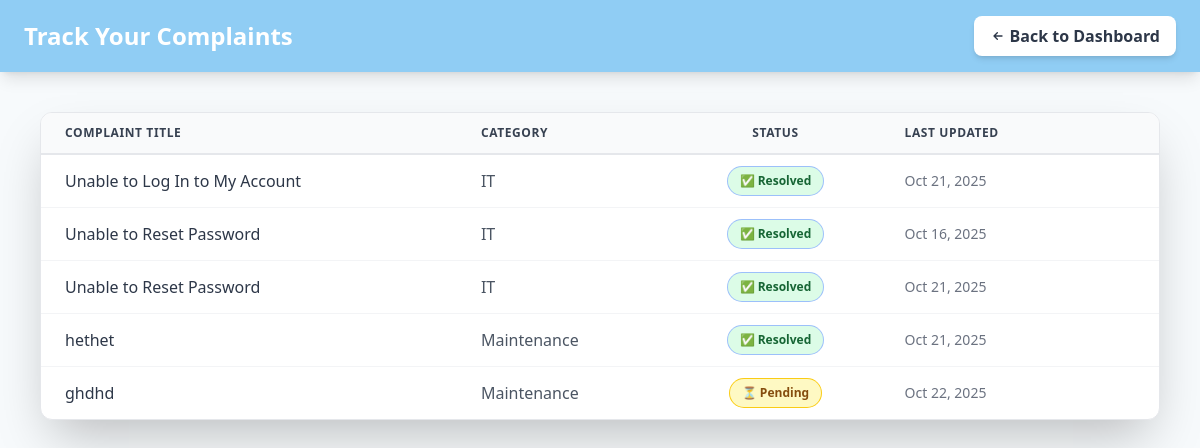
Page /track-complaints/ (signed in) on the committed database.
### SupportHub/models.py (models this page shows, shortened)
class Complaint(models.Model):
    STATUS_CHOICES = [
        ('Pending', 'Pending'),
        ('In Progress', 'In Progress'),
        ('Resolved', 'Resolved'),
        ('Closed', 'Closed'),
    ]
    CATEGORY_CHOICES = [
        ('IT', 'IT Issue'),
        ('HR', 'HR Issue'),
        ('Maintenance', 'Maintenance'),
        ('Finance', 'Finance'),
        ('Other', 'Other'),
    ]
    user = models.ForeignKey(User, on_delete=models.CASCADE, related_name='complaints')
    title = models.CharField(max_length=200)
    category = models.CharField(max_length=50, choices=CATEGORY_CHOICES, default='Other')
    description = models.TextField()
    status = models.CharField(max_length=20, choices=STATUS_CHOICES, default='Pending')
    admin_remarks = models.TextField(blank=True, null=True)
    created_at = models.DateTimeField(auto_now_add=True)
    updated_at = models.DateTimeField(auto_now=True)

### SupportHub/views.py (the view)
# urls.py: path('track-complaints/', views.track_complaints, name='track_complaints'),
@login_required
def track_complaints(request):
    complaints = Complaint.objects.filter(user=request.user)
    return render(request, 'track_complaints.html', {'complaints': complaints})

### SupportHub/Templates/track_complaints.html (shortened to what this page needs)
<!DOCTYPE html>
<html lang="en">
<head>
    <script src="https://cdn.tailwindcss.com"></script>
</head>
<body class="bg-pastel-light min-h-screen flex flex-col font-sans">
<header class="bg-header-color text-white py-4 px-6 flex justify-between items-center shadow-lg z-10">
    <h1 class="text-2xl font-bold">Track Your Complaints</h1>
    <a href="{% url 'dashboard' %}" class="inline-flex items-center bg-white text-dark-gray font-semibold px-4 py-2 rounded-lg hover:bg-gray-100 transition duration-200 shadow-md">
        <svg class="w-4 h-4 mr-1" fill="none" stroke="currentColor" viewBox="0 0 24 24" xmlns="http://www.w3.org/2000/svg"><path stroke-linecap="round" stroke-linejoin="round" stroke-width="2" d="M11 17l-5-5m0 0l5-5m-5 5h12"></path></svg>
        Back to Dashboard
    </a>
</header>
<main class="p-6 md:p-10 flex-1">
    {% if complaints %}
        <div class="bg-white shadow-2xl rounded-xl overflow-hidden border border-gray-200">
            <div class="overflow-x-auto">
                <table class="min-w-full divide-y divide-gray-200">
                    <thead class="bg-gray-50 border-b-2 border-primary-green">
                        <tr>
                            <th class="table-cell text-left text-xs font-bold text-gray-700 uppercase tracking-wider">Complaint Title</th>
                            <th class="table-cell text-left text-xs font-bold text-gray-700 uppercase tracking-wider hidden sm:table-cell">Category</th>
                            <th class="table-cell text-center text-xs font-bold text-gray-700 uppercase tracking-wider">Status</th>
                            <th class="table-cell text-left text-xs font-bold text-gray-700 uppercase tracking-wider hidden lg:table-cell">Last Updated</th>
                            <th class="table-cell"></th>
                        </tr>
                    </thead>
                    <tbody class="divide-y divide-gray-100">
                        {% for complaint in complaints %}
                        <tr class="hover:bg-gray-50 transition duration-150">
                            <td class="table-cell font-medium text-dark-gray">
                                {{ complaint.title }}
                            </td>
                            <td class="table-cell text-gray-600 hidden sm:table-cell">
                                {{ complaint.category }}
                            </td>
                            <td class="table-cell text-center">
                                {% if complaint.status == 'Pending' %}
                                    <span class="inline-flex items-center px-3 py-1.5 rounded-full text-xs font-semibold bg-yellow-100 text-yellow-800 ring-1 ring-yellow-400">
                                        ⏳ Pending
                                    </span>
                                {% elif complaint.status == 'Resolved' %}
                                    <span class="inline-flex items-center px-3 py-1.5 rounded-full text-xs font-semibold bg-green-100 text-green-800 ring-1 ring-primary-green">
                                        ✅ Resolved
                                    </span>
                                {% elif complaint.status == 'Closed' %}
                                    <span class="inline-flex items-center px-3 py-1.5 rounded-full text-xs font-semibold bg-red-100 text-red-800 ring-1 ring-red-400">
                                        🛑 Closed
                                    </span>
                                {% else %}
                                    <span class="inline-flex items-center px-3 py-1.5 rounded-full text-xs font-semibold bg-gray-100 text-gray-600 ring-1 ring-gray-300">
                                        {{ complaint.status }}
                                    </span>
                                {% endif %}
                            </td>
                            <td class="table-cell text-gray-500 text-sm hidden lg:table-cell">
                                {{ complaint.updated_at|date:"M d, Y" }}
                            </td>
                            <td class="table-cell">
                                </td>
                        </tr>
                        {% endfor %}
                    </tbody>
                </table>
            </div>
        </div>
    {% endif %}
</main>
</body>
</html>

### SupportHub/Templates/track_complaints.html (style rules this page uses)
.bg-header-color { background-color: #90cdf4; }
.bg-pastel-light { background-color: #f7fafc; }
.text-dark-gray { color: #2d3748; }
.table-cell { padding-top: 0.75rem; padding-bottom: 0.75rem; padding-left: 1.5rem; padding-right: 1.5rem; }

### rows in the picture
Complaint: title "Unable to Log In to My Account", category "IT", status "✅ Resolved", updated_at "Oct 21, 2025"
Complaint: title "Unable to Reset Password", category "IT", status "✅ Resolved", updated_at "Oct 16, 2025"
Complaint: title "Unable to Reset Password", category "IT", status "✅ Resolved", updated_at "Oct 21, 2025"
Complaint: title "hethet", category "Maintenance", status "✅ Resolved", updated_at "Oct 21, 2025"
Complaint: title "ghdhd", category "Maintenance", status "⏳ Pending", updated_at "Oct 22, 2025"
